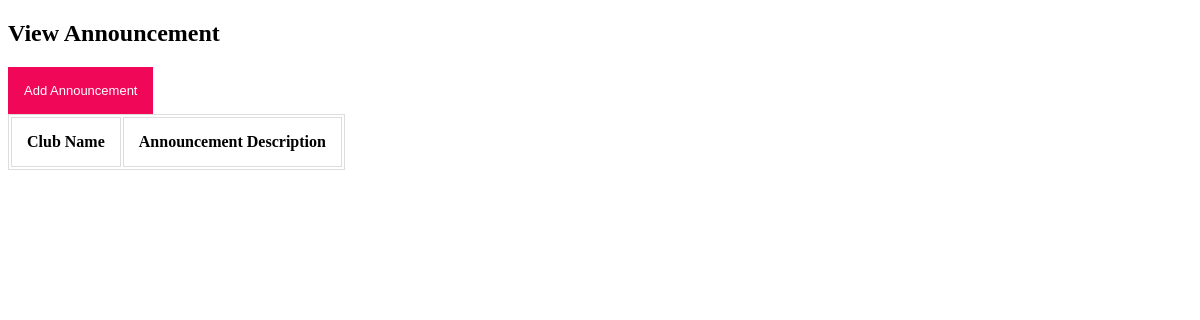
Before: /geeyin_teacherpart/viewannouncement.php with the older database file.
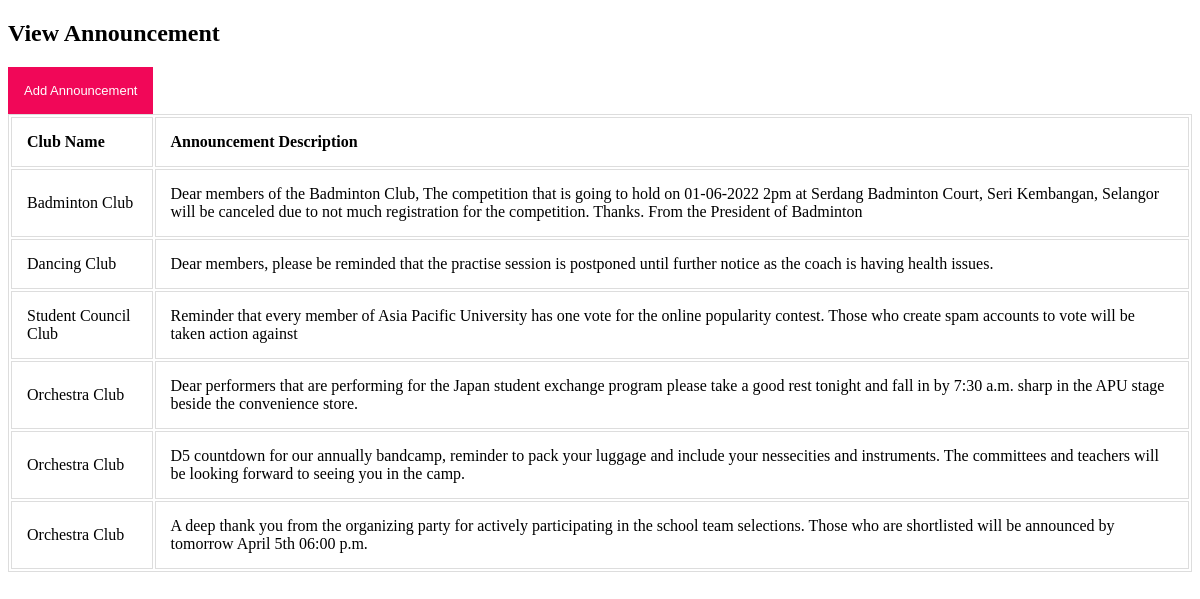
After: the same page with the newer database file.
### tables this page shows
CREATE TABLE IF NOT EXISTS `newannouncement` (
  `announcementid` int NOT NULL AUTO_INCREMENT,
  `clubname` varchar(255) NOT NULL,
  `announcementdescription` varchar(255) NOT NULL,
  PRIMARY KEY (`announcementid`)
);

### geeyin_teacherpart/viewannouncement.php (the view, shortened to what this page needs)
<?php
include("connect.php");
?>
<!DOCTYPE html>
<html>
    <head>
    </head>
    <body>
        <div class = announcement>
        <h2>View Announcement</h2>
        <form action="addannouncement.php">
        <button type="addbtn">Add Announcement</button>
        </form>
</div>
        <table>
        <tr>
            <th>Club Name</th>
            <th>Announcement Description</th>
        </tr>
        <?php
        $sql = "SELECT * FROM newannouncement";
        $result = $con->query($sql);
        while($data = $result->fetch_assoc()){
            echo ("<tr>");
            echo ("<td>" . $data['clubname'] . "</td>");
            echo ("<td>" . $data['announcementdescription'] . "</td>");
            echo ("</tr>");}
        ?>
    </table>
</body>
</html>

Changed rows visible on the page:
added newannouncement: clubname "Badminton Club", announcementdescription "Dear members of the Badminton Club, The competition that is going to hold on 01-06-2022 2pm at Serdang Badminton Court, Seri Kembangan, Selangor will be canceled due to not much registration for the competition. Thanks. From the President of Badminton"
added newannouncement: clubname "Dancing Club", announcementdescription "Dear members, please be reminded that the practise session is postponed until further notice as the coach is having health issues."
added newannouncement: clubname "Student Council Club", announcementdescription "Reminder that every member of Asia Pacific University has one vote for the online popularity contest. Those who create spam accounts to vote will be taken action against"
added newannouncement: clubname "Orchestra Club", announcementdescription "Dear performers that are performing for the Japan student exchange program please take a good rest tonight and fall in by 7:30 a.m. sharp in the APU stage beside the convenience store."
added newannouncement: clubname "Orchestra Club", announcementdescription "D5 countdown for our annually bandcamp, reminder to pack your luggage and include your nessecities and instruments. The committees and teachers will be looking forward to seeing you in the camp."
added newannouncement: clubname "Orchestra Club", announcementdescription "A deep thank you from the organizing party for actively participating in the school team selections. Those who are shortlisted will be announced by tomorrow April 5th 06:00 p.m."
